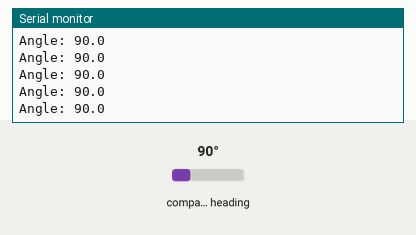
Simulated run of this sketch. Board: Arduino Uno, built with avr-gcc and run on an emulated ATmega328P. Shown: the last lines printed to the serial monitor. Wiring (inferred from the names in the program): AS5600 angle sensor at I2C address 0x36. The inputs (shaded band) are chosen by the test bench; at power-on: compass heading 90°.

Above: at 1.2 s.
1.3 s: compass heading set to 7°
At 1.35 s:
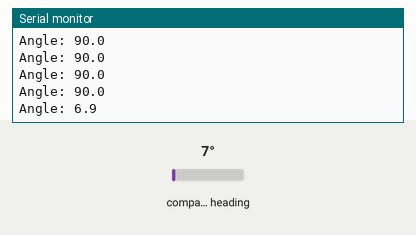
2.8 s: compass heading set to 180°
At 2.84 s:
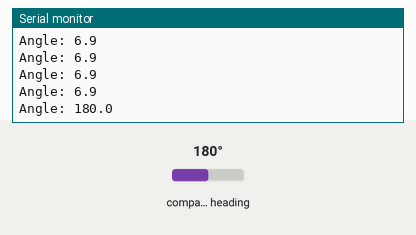
Timing chart, 0 to 5.8 s (numbered marks = the images above; inputs shaded):
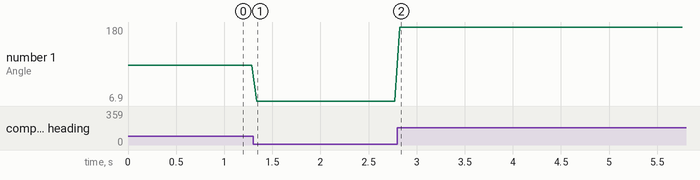

Measured:
- after the input at 1.3 s, the serial monitor: prints a new line at once (image 1)
- after the input at 2.8 s, the serial monitor: prints a new line at once (image 2)
- plotted number 1: 90 → 6.9 after the input at 1.3 s, 6.9 → 180 after the input at 2.8 s

The sketch:

AS5600_Test_Code.ino
```cpp
#include "Wire.h"
#define AS5600_ADDR 0x36
void setup() {
  Wire.begin();
  Serial.begin(115200);
  Serial.println("Code has started");
}

void loop() {
  Serial.print("Angle: ");
  Serial.println(getAngle(), 1);
  delay(50);
}

void readRegs(uint8_t _addr, uint8_t _reg, uint8_t* _buf, uint8_t _n)
{
  Wire.beginTransmission(_addr);
  Wire.write(_reg);
  Wire.endTransmission(false);

  Wire.requestFrom(_addr, _n);
  for (int i = 0; i < _n; i++)
  {
    _buf[i] = Wire.read();
  }
}

uint16_t readReg16(uint8_t _addr, uint8_t _reg)
{
  uint8_t _temp[2];
  readRegs(_addr, _reg, _temp, 2);
  return ((_temp[0] << 8) | _temp[1]);
}

uint8_t readReg8(uint8_t _addr, uint8_t _reg)
{
  uint8_t _temp;
  readRegs(_addr, _reg, &_temp, 1);
  return _temp;
}

float getAngle()
{
  uint16_t angle;
  // Check if there if magnet detected at all
  if(!magnetDetected()) return -1;

  // If it is, read angle of magnet
  angle = readReg16(AS5600_ADDR, 0x0E);
  return ((angle / 4096.0) * 360);
}

uint8_t magnetDetected()
{
  uint8_t _temp = readReg8(AS5600_ADDR, 0x0b);
  return (_temp & 0b00100000) ? 1 : 0;
}
```
